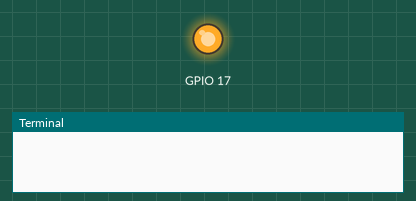
Recording of a program running on a simulated Raspberry Pi (BCM pin numbers). Parts: output pins drawn as LEDs (lit = HIGH), the last lines printed to the terminal.

Above: at 1.5 s.
At 4.5 s:
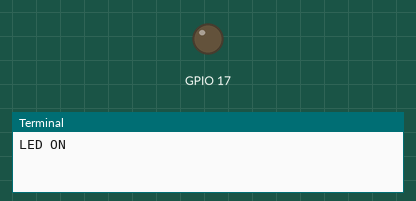
Timing chart, 0 to 7.8 s (numbered marks = the images above):
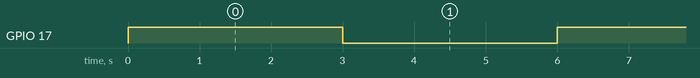

The program:

pythonLEDControl.py
```python
import gpiod
import time
LED_PIN = 17
chip = gpiod.Chip('gpiochip4')
led_line = chip.get_line(LED_PIN)
led_line.request(consumer="LED", type=gpiod.LINE_REQ_DIR_OUT)
try:
   while True:
       led_line.set_value(1)
       time.sleep(3)
       print("LED ON")
       led_line.set_value(0)
       time.sleep(3)
       print("LED OFF")
finally:
   led_line.release()
```

Measured:
- by itself, GPIO 17: alternates HIGH for 3.0 s and LOW for 3.0 s
